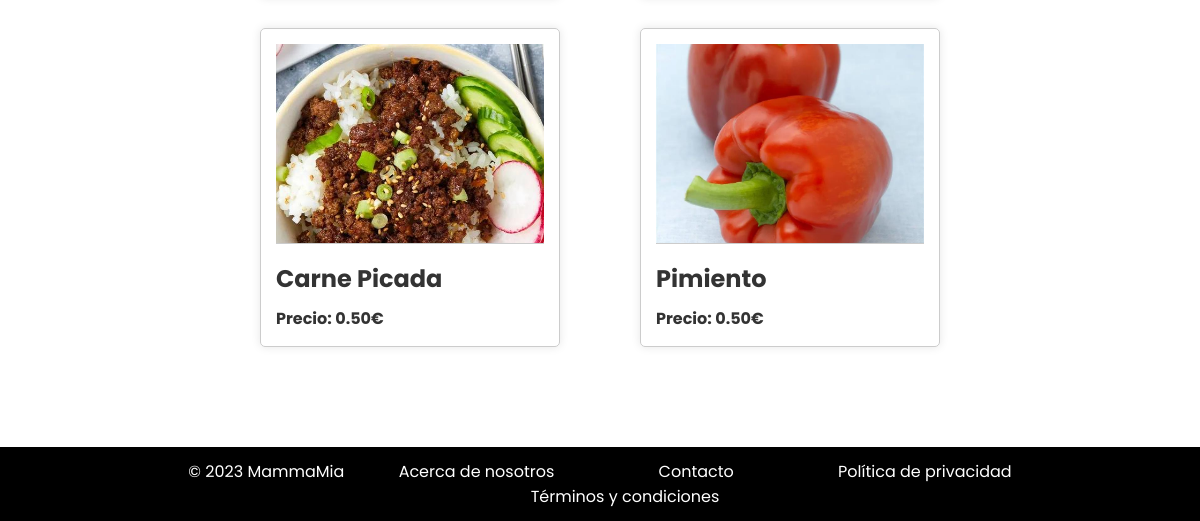
/appMammaMia/ingredientes/ (lower part), run on an earlier commit of the app's database.
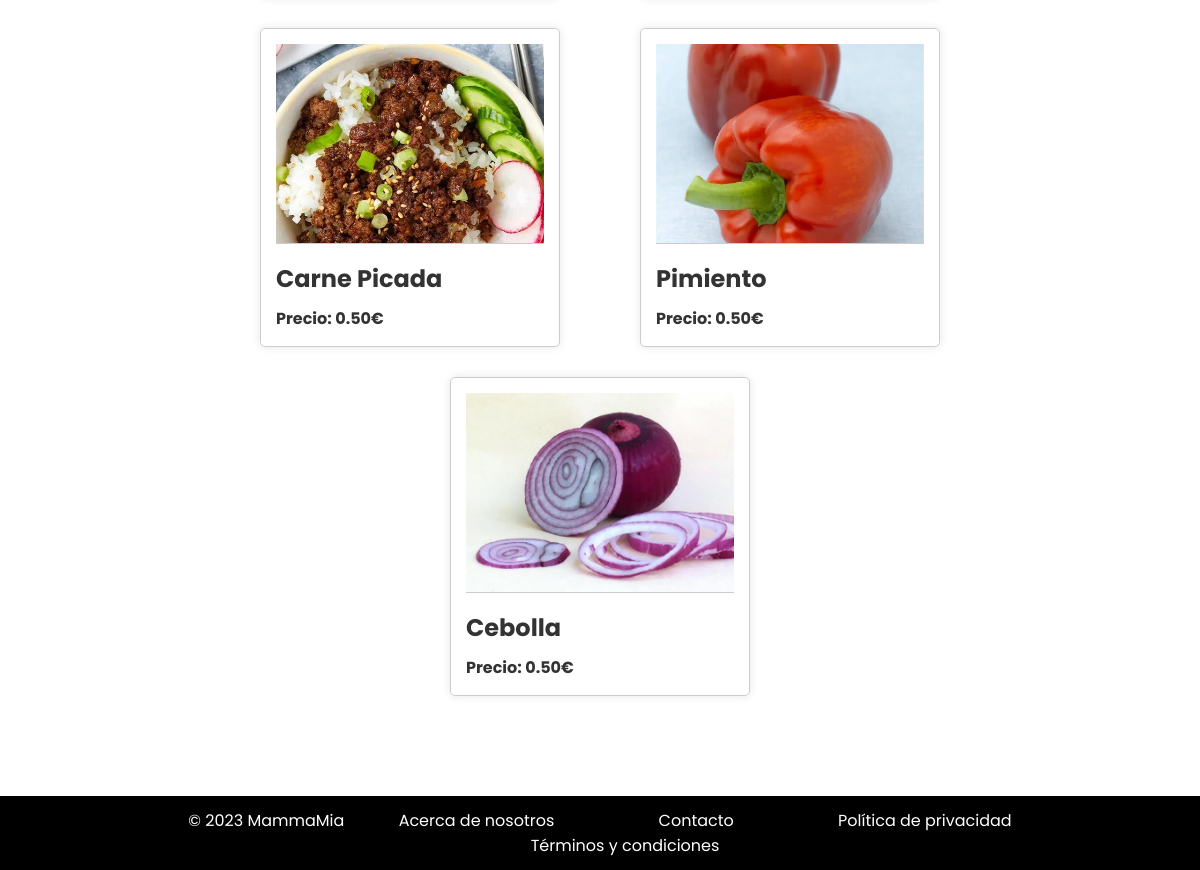
And on a later commit of the database.
### appMammaMia/models.py (models this page shows, shortened)
class Ingrediente(models.Model):
    nombre = models.CharField(max_length=50)
    descripcion = models.TextField()
    precio = models.DecimalField(max_digits=5, decimal_places=2)
    vegetariano = models.BooleanField(default=False)
    alergenos = models.TextField()
    imagen = models.ImageField(blank=True, null=True)

### appMammaMia/views.py (the view)
# urls.py: path('ingredientes/', views.ingredientes, name='ingredientes'),
def ingredientes(request):
    ingredientes = Ingrediente.objects.all()
    context = {'lista_ingredientes': ingredientes}
    return render(request, 'ingredientes.html', context)

### appMammaMia/templates/ingredientes.html (shortened to what this page needs)
{% extends "base.html" %}
{% load static %}
{% block extrastyle %} <link rel="stylesheet" href="{% static 'styleProductos.css' %}"> {% endblock %}
{% block contenido %}
    <div class="masas-container">
        <ul class="masas-list">
            {% for ingrediente in lista_ingredientes %}
                <li class="masa-item">
                    <a href="{% url 'detalles_ingrediente' ingrediente.id %}">
                        <div class="masa-info">
                            <img src="{% static ingrediente.imagen.name %}" alt="{{ ingrediente.nombre }} - Imagen" class="masa-imagen">
                            <h3 class="masa-nombre">{{ ingrediente.nombre }}</h3>
                            <ul class="list-group list-group-flush">
                                <p class="masa-precio">Precio: {{ ingrediente.precio }}€</p>
                            </ul>
                        </div>
                    </a>
                </li>
            {% endfor %}
        </ul>
    </div>
{% endblock %}

What changed in the data, as far as the page shows it:
added Ingrediente: imagen (picture), nombre "Cebolla", precio "0.50"
